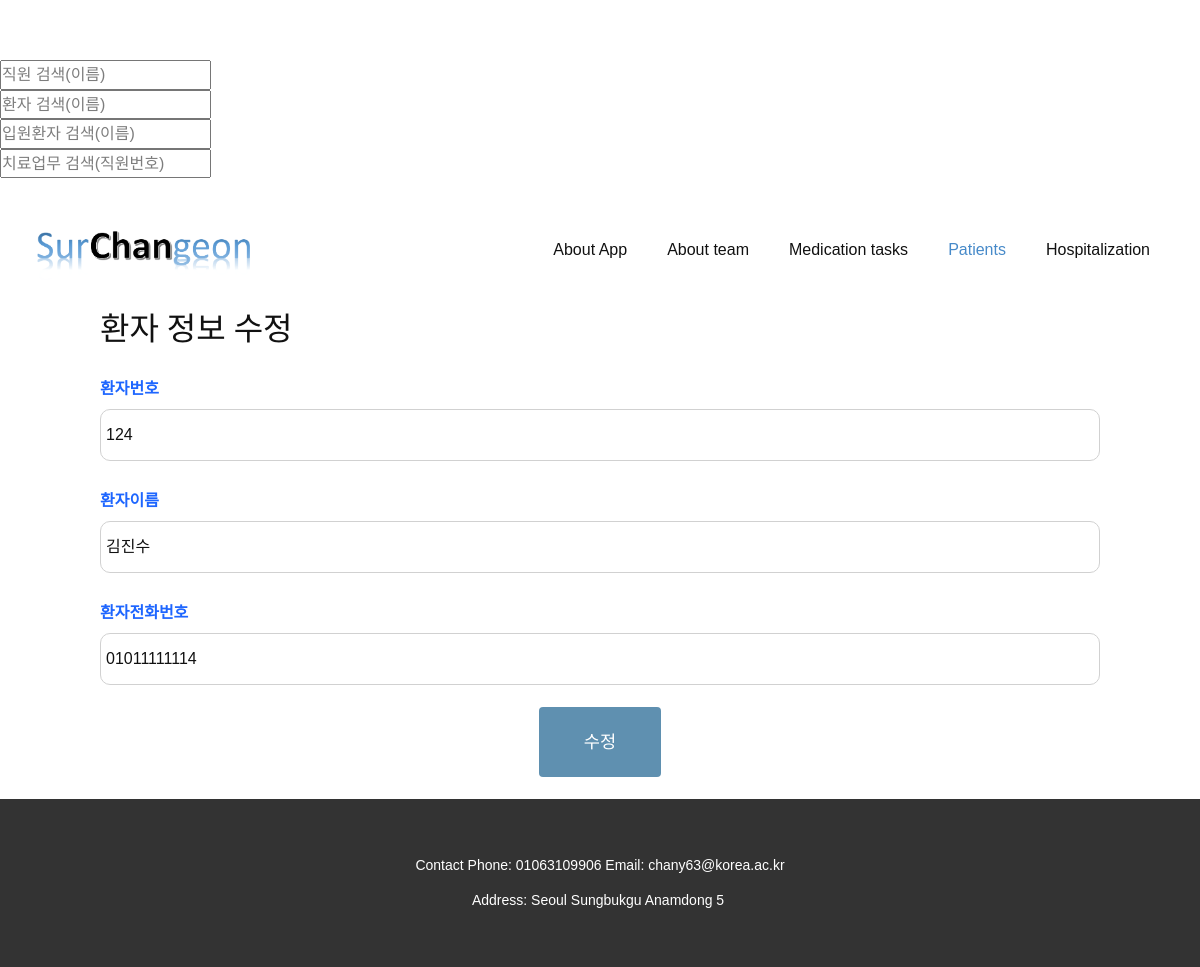
Page /patient_form.php?pat_no=124 on the committed database.
### tables this page shows
create table patient(pat_no char(10) primary key not null, pat_name char(20) not null, pat_phone char(20));

### patient_form.php (the view, shortened to what this page needs)
<!DOCTYPE html>
<html style="font-size: 16px;">
  <head>
    <link rel="stylesheet" href="nicepage.css" media="screen">
<link rel="stylesheet" href="Patients.css" media="screen">
<link rel="stylesheet" href="styles.css">
  </head>
  <form action="About-team.php" method="post">
    <input
      type="text"
      name="search_keyword"
      placeholder="직원 검색(이름)"
    />
  </form>
  <form action="Patients.php" method="post">
    <input
      type="text"
      name="search_keyword"
      placeholder="환자 검색(이름)"
    />
  </form>
  <form action="Hospitalization.php" method="post">
    <input
      type="text"
      name="search_keyword"
      placeholder="입원환자 검색(이름)"
    />
  </form>
  <form action="Medication-tasks.php" method="post">
    <input
      type="text"
      name="search_keyword"
      placeholder="치료업무 검색(직원번호)"
    />
  </form>
  <body class="u-body"><header class="u-clearfix u-header u-header" id="sec-d9f7"><div class="u-clearfix u-sheet u-sheet-1">
        <a href="Home.php" data-page-id="25047863" class="u-image u-logo u-image-1" title="Home" data-image-width="1425" data-image-height="398">
          <img src="images/1.png" class="u-logo-image u-logo-image-1">
        </a>
        <nav class="u-menu u-menu-dropdown u-offcanvas u-menu-1">
          <div class="u-custom-menu u-nav-container">
            <ul class="u-nav u-unstyled u-nav-1"><li class="u-nav-item"><a class="u-button-style u-nav-link u-text-active-palette-1-base u-text-hover-palette-2-base" href="About-App.php" style="padding: 10px 20px;">About App</a>
</li><li class="u-nav-item"><a class="u-button-style u-nav-link u-text-active-palette-1-base u-text-hover-palette-2-base" href="About-team.php" style="padding: 10px 20px;">About team</a>
</li><li class="u-nav-item"><a class="u-button-style u-nav-link u-text-active-palette-1-base u-text-hover-palette-2-base" href="Medication-tasks.php" style="padding: 10px 20px;">Medication tasks</a>
</li><li class="u-nav-item"><a class="u-button-style u-nav-link u-text-active-palette-1-base u-text-hover-palette-2-base" href="Patients.php" style="padding: 10px 20px;">Patients</a>
</li><li class="u-nav-item"><a class="u-button-style u-nav-link u-text-active-palette-1-base u-text-hover-palette-2-base" href="Hospitalization.php" style="padding: 10px 20px;">Hospitalization</a>
</li></ul>
          </div>
        </nav>
      </div></header>
      <?
      include "config.php";
      $conn = dbconnect($host, $dbid, $dbpass, $dbname);
      $mode = "입력";
      $action = "patient_insert.php";
      if (array_key_exists("pat_no", $_GET)) {
          $pat_no = $_GET["pat_no"];
          $query =  "select * from patient where pat_no = $pat_no";
          $res = mysqli_query($conn, $query);
          $pat = mysqli_fetch_array($res);
          $mode = "수정";
          $action = "patient_modify.php";
      }
      ?>
          <div class="container">
              <form name="patient_form" action="<?=$action?>" method="post" class="fullwidth">
                  <h3>환자 정보 <?php echo $mode; ?></h3>
                  <p>
                      <label for="pat_no">환자번호</label>
                      <input type="text" placeholder="환자번호 입력" name="pat_no" value="<?=$pat['pat_no']?>"/>
                  </p>
                  <p>
                      <label for="pat_name">환자이름</label>
                      <input type="text" placeholder="환자이름 입력" name="pat_name" value="<?=$pat['pat_name']?>"/>
                  </p>
                  <p>
                      <label for="pat_phone">환자전화번호</label>
                      <input type="text" placeholder="환자전화번호 입력" name="pat_phone" value="<?=$pat['pat_phone']?>"/>
                  </p>
                  <p align="center"><button class="button primary large" onclick="javascript:return validate();"><?=$mode?></button></p>
              </form>
          </div>
          <footer class="u-align-center u-clearfix u-footer u-grey-80 u-footer" id="sec-7dd8"><div class="u-clearfix u-sheet u-sheet-1">
              <p class="u-small-text u-text u-text-variant u-text-1">Contact Phone: 01063109906 Email: chany63@korea.ac.kr<br>Address: Seoul Sungbukgu Anamdong 5&nbsp;
              </p>
            </div></footer>
        </body>
      </html>

### design/styles.css (style rules this page uses)
body { margin-top: 60px; }
.container { width: 1000px; margin: 0 auto; }
* { margin: 0; padding: 0; font-family: "Nanum Gothic", sans-serif; }
h1, h2, h3, h4, h5, h6 { font-weight: 500; }
h3 { font-size: 2em; }
p { line-height: 2.5em; }
a { font-size: .95em; font-weight: 700; text-decoration: none; color: #5f90b0; }
label { font-weight: 700; color: #1e66ff; }
.button { border: 0; border-radius: 4px; cursor: pointer; margin:2px 0px 2px 0px; }
.button.large { padding: 15px 45px; font-size: 1.1em; }
.button.primary { color: #FFF; background: #5f90b0; }
.fullwidth input[type='text'], input[type='number'], textarea, select { border: 1px solid #d1d1d1; border-radius: 10px; padding: 5px; width: 100% }

### rows in the picture
patient: pat_no "124", pat_name "김진수", pat_phone "01011111114"

### other values in the picture
$mode "수정"
